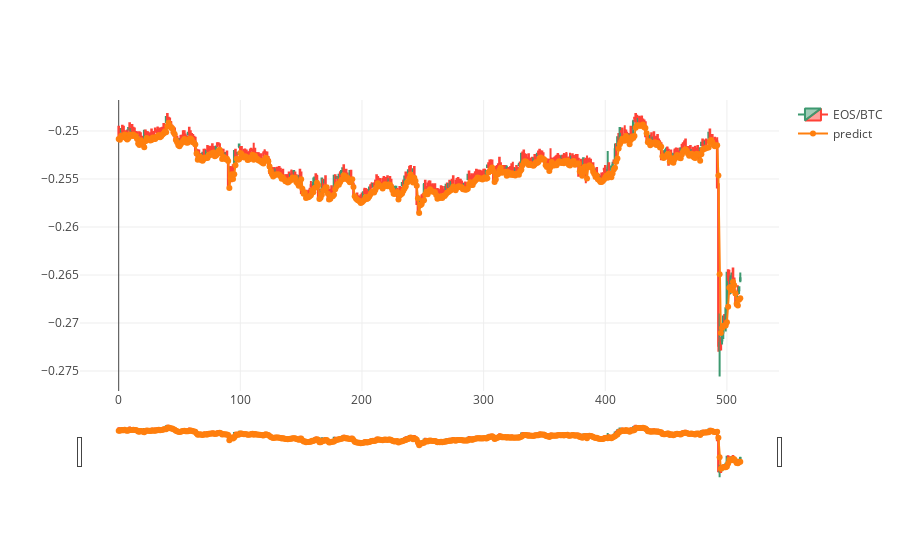

Here is the notebook cell this chart was saved with:
### Code cell
timeStep = 16
batchSize = 512
interval = '1min'

# data = DataLoader(interval + '/', interval=1)
# data.readData(batchSize, timeStep, shift=2)
# data.separateTestBatch(128)
lossWeight = genLossWeight(1/16, 1, data.batchSize, data.timeStep)

model = StatelessLSTM(
    inputDim = data.inputDim,
    timeStep = data.timeStep,
    batchSize = data.batchSize,
    rnnLayerNum = 2
)

with tf.Session(graph=model.graph) as session:
    model.loadModel(session, '1min-model5.ckpt')

    x, y = data.getNextTestBatch()
    y1 = raw2output(data, y)
    predict = session.run(model.predict, {
                            model.x: x,
                            model.dropoutKeepProb: 1.0
                        })

#     x, y = data.getNextTestBatch()
#     x, y = data.getNextTestBatch()
#     y1 = raw2output(data, y)
    print(
        session.run(model.loss, {
                            model.x: x,
                            model.y: y1,
                            model.lossWeight: lossWeight,
                            model.dropoutKeepProb: 1.0
                        }))
    
# line1 = go.Scatter(
#     x = np.array(range(len(y))),
#     y = np.reshape(y[:, -1, :], (len(y))),
#     mode = 'lines+markers',
#     name='open&close avg'
# )

line1 = go.Candlestick(
    x = np.array(range(len(y))),
    open=y[:, -1, 0],
    high=y[:, -1, 1],
    low=y[:, -1, 2],
    close=y[:, -1, 3],
    name='EOS/BTC'
)

line2 = go.Scatter(
    x = np.array(range(len(predict))),
    y = np.reshape(predict[:, -1, :], (len(predict))),
    mode = 'lines+markers',
    name='predict'
)

fig = go.Figure(data=[line1, line2])
py.offline.iplot(fig)

### Figure 1 — Plotly figure (JSON) as saved in the notebook; plotly's stock layout.template omitted (floating-point values rounded to 4 significant figures; data arrays with more than 128 entries replaced by an {"elided": "..."} marker saying what was removed)
{"data": [{"close": {"elided": "512 float values"}, "high": {"elided": "512 float values"}, "low": {"elided": "512 float values"}, "name": "EOS/BTC", "open": {"elided": "512 float values"}, "type": "candlestick", "uid": "2678d053-c283-4ac4-9d81-85c4271d8bf8", "x": {"elided": "512 int values"}}, {"mode": "lines+markers", "name": "predict", "type": "scatter", "uid": "e08df08b-e794-4d21-991b-e5ff686b85c0", "x": {"elided": "512 int values"}, "y": {"elided": "512 float values"}}], "layout": {}}
